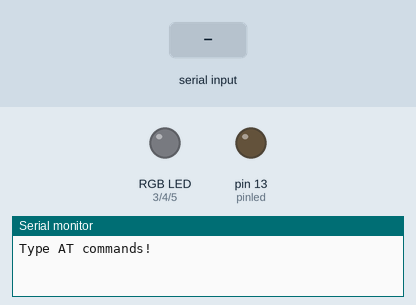
The sketch below on a simulated Arduino Uno, built with avr-gcc and run on an emulated ATmega328P. On the bench: an RGB LED mixed from three pins (HIGH = lit), output pins drawn as LEDs (lit = HIGH), the last lines printed to the serial monitor. The test bench sets the inputs (shaded band).

Above: at 1.2 s.
1.3 s: "4" received over the second serial link
At 2.05 s:
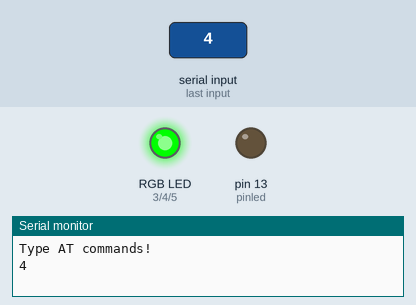
4.3 s: "1" received over the second serial link
At 6.2 s:
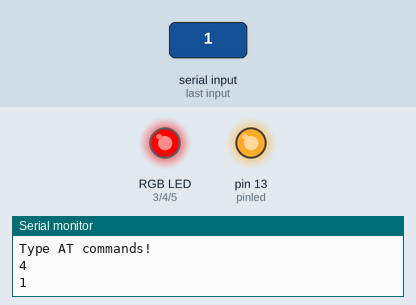
6.6 s: "2" received over the second serial link
At 7.8 s:
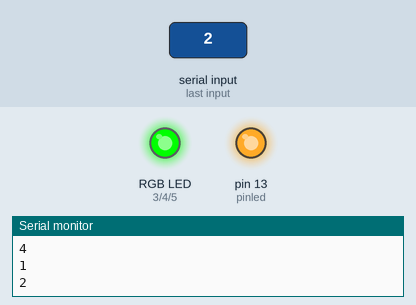
8.1 s: "3" received over the second serial link
At 9.1 s:
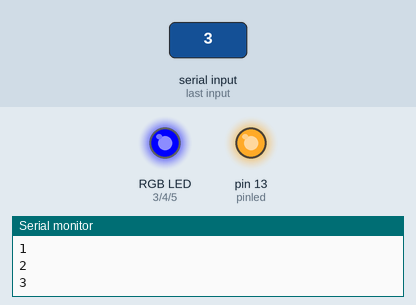
9.6 s: "4" received over the second serial link
At 11.56 s:
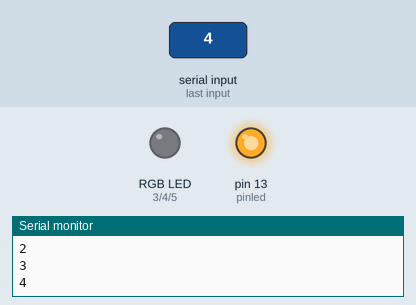
Timing chart, 0 to 14.9 s (numbered marks = the images above; inputs shaded):
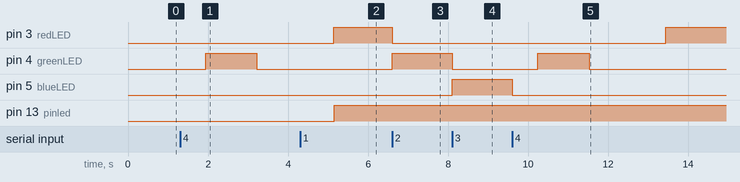

The sketch:

Bluetooth-.ino
```cpp
/** https://42bots.com/tutorials/hc-06-bluetooth-module-datasheet-and-configuration-with-arduino/ **/

#include <SoftwareSerial.h>
SoftwareSerial mySerial(9, 10); // RX, TX

String command = ""; // Stores response of the HC-06 Bluetooth device

//TODO :: LED
const int pinled = 13;
const int redLED = 3;
const int greenLED = 4;
const int blueLED = 5;

const int myDelay = 1000;

void setup() {
  // Open serial communications:
  Serial.begin(9600);
  Serial.println("Type AT commands!");

  // The HC-06 defaults to 9600 according to the datasheet.
  mySerial.begin(9600);

  // init LED
  pinMode(pinled, OUTPUT);
  digitalWrite(pinled, LOW);
  pinMode(redLED, OUTPUT);
  digitalWrite(redLED, LOW);
  pinMode(greenLED, OUTPUT);
  digitalWrite(greenLED, LOW);
  pinMode(blueLED, OUTPUT);
  digitalWrite(blueLED, LOW);
  setColourRgb(0,0,0);

}

void loop() {
  // Read device output if available.
  if (mySerial.available()) {
    while (mySerial.available()) { // While there is more to be read, keep reading.
      command += (char)mySerial.read();
    }

    Serial.println(command);

    //TODO :: toggle LED based on inputs: 0 1
    switch (command[0]) {
      case '0':
        digitalWrite(pinled, LOW);
        digitalWrite(redLED, LOW);
        digitalWrite(greenLED, LOW);
        digitalWrite(blueLED, LOW);
        setColourRgb(LOW,LOW,LOW);

        break;

      case '1':
        digitalWrite(pinled, HIGH);
        digitalWrite(redLED, HIGH);
        digitalWrite(greenLED, LOW);
        digitalWrite(blueLED, LOW);
        break;
      case '2':
        digitalWrite(greenLED, HIGH);
        digitalWrite(redLED, LOW);
        digitalWrite(blueLED, LOW);
        break;
      case '3':
        digitalWrite(blueLED, HIGH);
        digitalWrite(greenLED, LOW);
        digitalWrite(redLED, LOW);
        break;
      case '4':
        colorChange();
        break;

    }
    command = ""; // No repeats
  }

  // Read user input if available.
  if (Serial.available()) {
    delay(10); // The delay is necessary to get this working!
    mySerial.write(Serial.read());
  }
}

void colorChange() {
  unsigned int rgbColour[3];

  // Start off with red.
  rgbColour[0] = 255;
  rgbColour[1] = 0;
  rgbColour[2] = 0;

  // Choose the colours to increment and decrement.
  for (int decColour = 0; decColour < 3; decColour += 1) {
    int incColour = decColour == 2 ? 0 : decColour + 1;

    // cross-fade the two colours.
    for(int i = 0; i < 255; i += 1) {
      rgbColour[decColour] -= 1;
      rgbColour[incColour] += 1;

      setColourRgb(rgbColour[0], rgbColour[1], rgbColour[2]);
      delay(5);

}
  }
}


void setColourRgb(int red, int green, int blue)
{
  analogWrite(redLED, red);
  analogWrite(greenLED, green);
  analogWrite(blueLED, blue);
}
```

Measured:
- after the input at 1.3 s, pin 4 (greenLED): LOW → HIGH after 0.64 s, → LOW 1.3 s later
- after the input at 4.3 s, pin 13 (pinled): LOW → HIGH after 0.85 s
- after the input at 6.6 s, pin 3 (redLED): HIGH → LOW at once; pin 4 (greenLED): LOW → HIGH at once
- after the input at 8.1 s, pin 4 (greenLED): HIGH → LOW at once; pin 5 (blueLED): LOW → HIGH at once
- after the input at 9.6 s, pin 3 (redLED): LOW → HIGH after 3.8 s; pin 4 (greenLED): LOW → HIGH after 0.64 s, → LOW 1.3 s later; pin 5 (blueLED): HIGH → LOW at once
